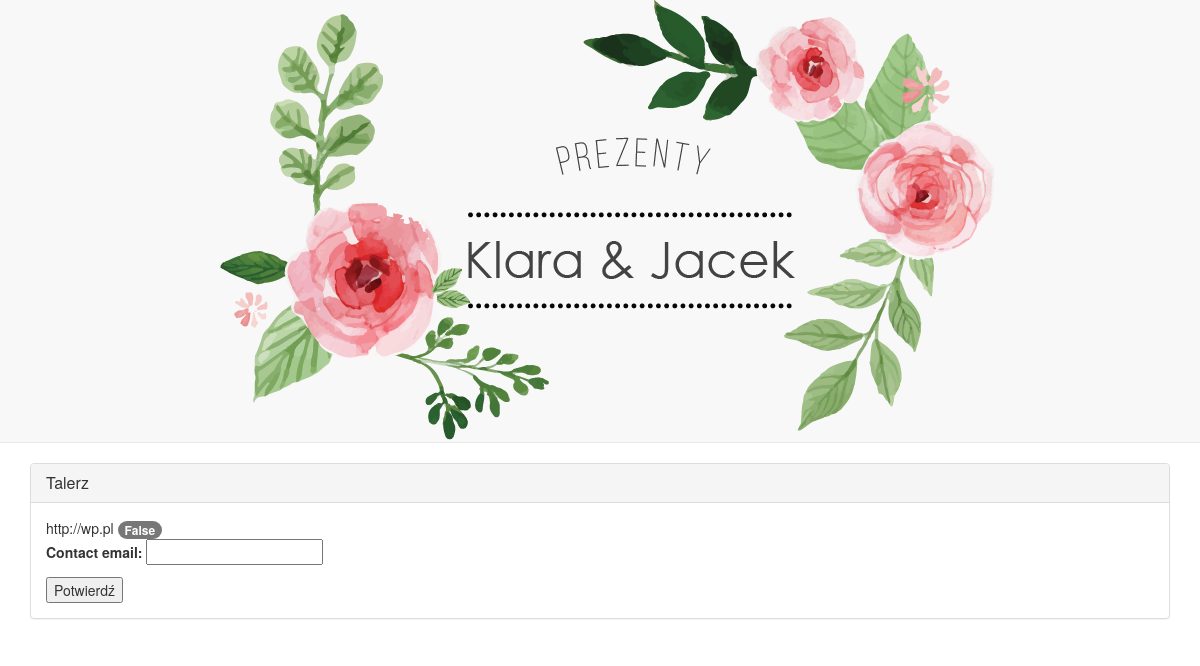
The page / on the database its author committed.
### main_app/models.py (models this page shows, shortened)
class Gift(models.Model):
    name = models.CharField(max_length=100)
    link = models.URLField(max_length=100)
    email = models.EmailField()
    occupied = models.BooleanField(default=0)

### main_app/views.py (the view, shortened to what this page needs)
# urls.py: url(r'^$', views.index),
def index(request):
    gifts = Gift.objects.all()
    form_class = ContactForm
    return render(request, 'index.html', {'gifts': gifts,
                                          'form': form_class})

### main_app/templates/index.html (shortened to what this page needs)
{% load staticfiles %}
<!DOCTYPE html>
<html lang="pl">
   <head>
      <link href="{% static 'bootstrap.min.css' %}"
         rel="stylesheet">
      <link href="{% static 'style.css' %}"
         rel="stylesheet">
   </head>
   <body>
      <nav class="navbar navbar-default navbar-static-top text-center">
         <a href="/">
         <img src="{% static 'images/baner-01.png' %}" alt="Lista prezentów">
         </a>
      </nav>
      <main class="container" role="main">
         <div class="gift panel panel-default">
            {% for gift in gifts %}
            <div class="panel-heading">
               <h2 class="panel-title"> {{ gift.name }}</h2>
            </div>
            <div class="panel-body">
               {{ gift.link }}
               <span class="badge badge-success">{{ gift.occupied }}</span>
               <form role="form" action="" method="post">
                  {{ form.as_p }}
                  <button type="submit">Potwierdź</button>
               </form>
            </div>
            {% endfor %}
         </div>
      </main>
   </body>
</html>

### rows shown on the page
Gift: name "Talerz", link "http://wp.pl", occupied "False"
